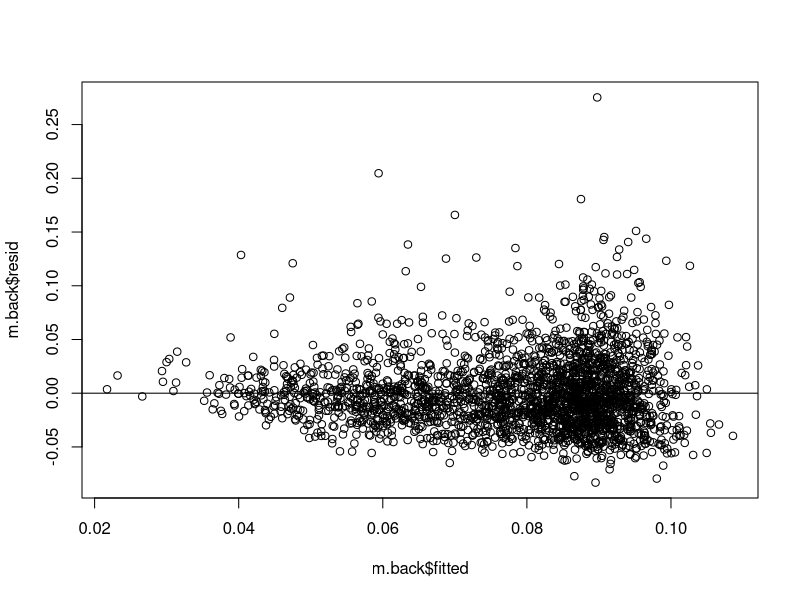
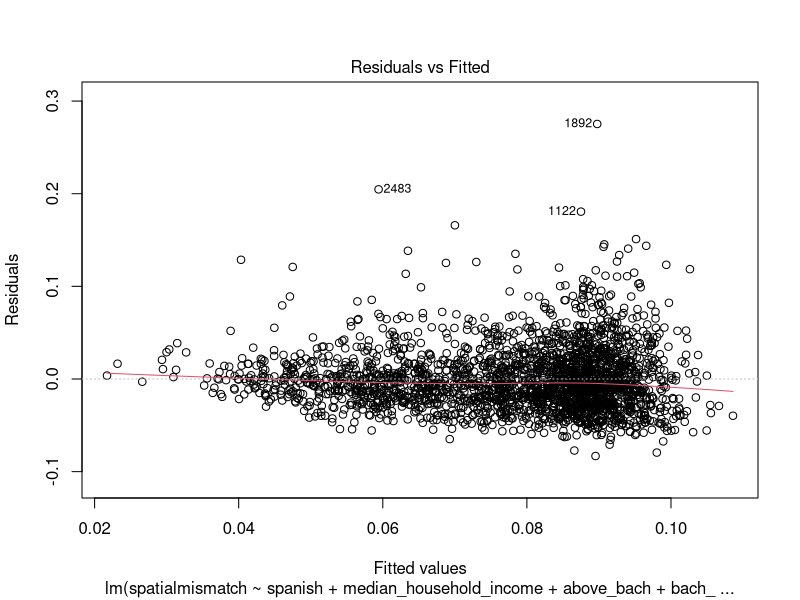
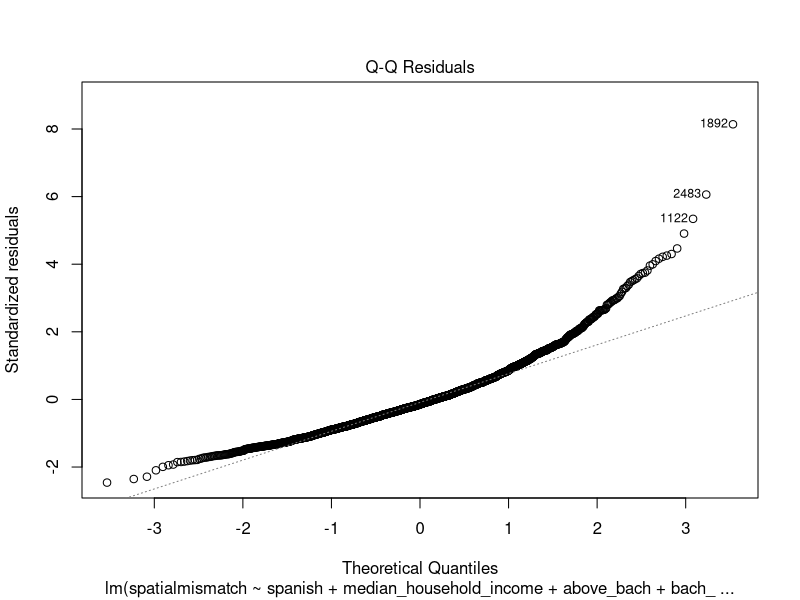
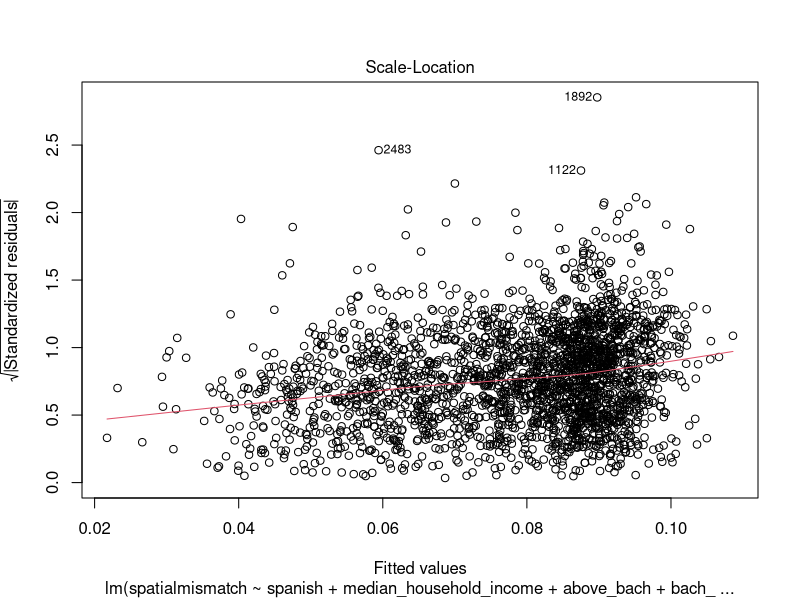
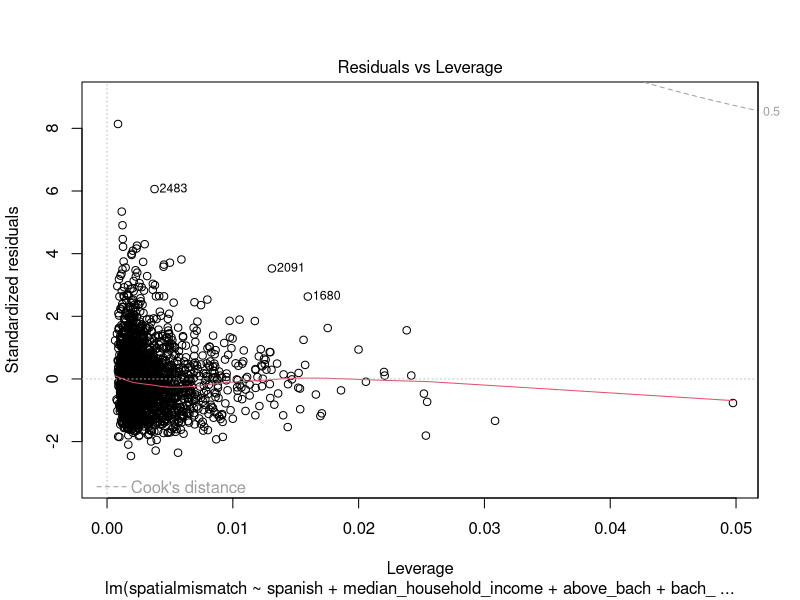

These figures' R source, in order: (Note: this script raises an error after producing the figures.)
library(readr)
model_data <- read_csv("models/model_data.csv")
m.all <- lm(spatialmismatch~ spanish + median_household_income + below_bach + above_bach + bach_interact + phd + white + nonwhite 
            + people_per_sqmi + english_better, data = model_data)

# backwards selection model, r^2 = 0.165, 7 predictors
MSE=(summary(m.all)$sigma)^2
step(m.all, scale=MSE, direction="backward")

m.back <- lm(formula = spatialmismatch ~ spanish + median_household_income + 
            above_bach + bach_interact + phd + white + english_better, 
          data = model_data)
summary(m.back)

plot(m.back$resid~m.back$fitted)
abline(0,0)
plot(m.back)

#omit na's so that foward selection can occur, removed 42 rows
#this assignment must be run twice in order to create model_data_na
model_data_na <- na.omit(model_data)

# forward selection model, r^2 = 0.1644, 6 predictors
m.none <- lm(spatialmismatch~1, data = model_data_na)
step(m.none, scope=list(upper=m.all), scale=MSE, direction="forward")

m.forward <- lm(formula = spatialmismatch ~ above_bach + bach_interact + white + phd + median_household_income, data = model_data_na)

summary(m.forward)

# stepwise regression model, r^2 = .165, 7 predictors
step(m.all, scope=list(upper=m.all), scale=MSE, direction="both")
m.stepwise <- lm(formula = spatialmismatch ~ spanish + median_household_income + 
                   above_bach + bach_interact + phd + white + english_better, 
                 data = model_data)
summary(m.stepwise)

anova(m.stepwise, m.forward)

# Best subsets model
all <- regsubsets(spatialmismatch~ spanish + median_household_income + below_bach + above_bach + bach_interact + phd + white + nonwhite 
                  + people_per_sqmi + english_better, data = model_data)
round(summary(all)$adjr2, 3)
plot(all, scale="adjr2")

# Lowest Cp model
round(summary(all)$cp,2)
plot(all, scale="Cp")

best_indiv_edu <- lm(formula = spatialmismatch ~ above_bach + bach_interact + white + phd + median_household_income, data = model_data_na)

summary(best_indiv_edu)

plot(best_indiv_edu)

